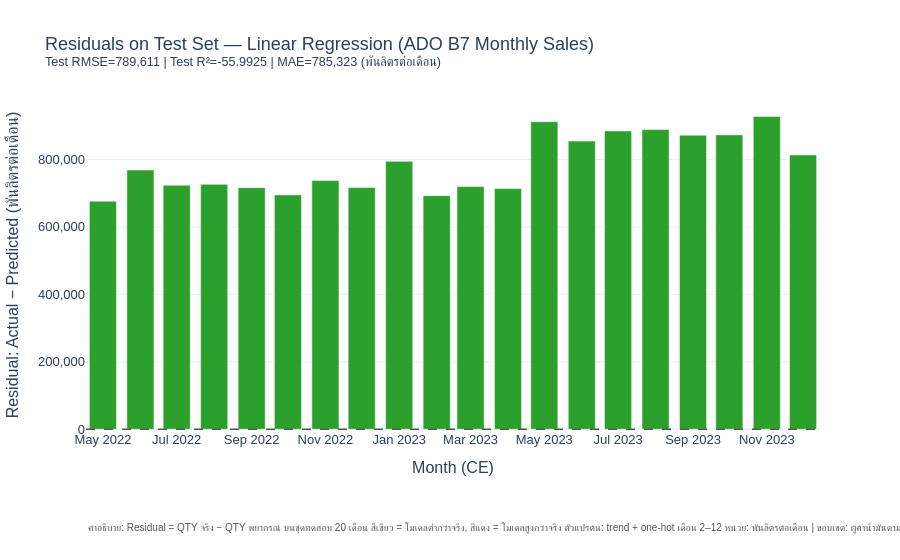

Notebook code cell kept with this figure:
### Markdown cell above
### แผนภาพที่ 2 — ค่าความคลาดเคลื่อนบนชุดทดสอบ (Residuals on Test Set)

แผนภาพแท่งแสดงค่าความต่างระหว่างค่าจริงและค่าพยากรณ์ (Residual = Actual − Predicted) บนชุดทดสอบ 20 เดือน
สีเขียวหมายถึงโมเดลพยากรณ์ต่ำกว่าความเป็นจริง สีแดงหมายถึงโมเดลพยากรณ์สูงกว่าความเป็นจริง
ช่วยประเมินทิศทางและขนาดของข้อผิดพลาดในแต่ละเดือน

### Code cell
residuals_test = y_test - y_pred_test
date_labels    = [pd.Timestamp(d).strftime('%Y-%m') for d in dates_test]
bar_colors     = ['#2ca02c' if r >= 0 else '#d62728' for r in residuals_test]

fig2 = go.Figure()

fig2.add_trace(go.Bar(
    x=date_labels,
    y=residuals_test,
    marker_color=bar_colors,
    name='Residual',
    hovertemplate='Month: %{x}<br>Residual: %{y:,.0f}<extra></extra>'
))

fig2.add_hline(
    y=0,
    line_width=1.5, line_dash='dash', line_color='#555555'
)

mae_test = np.mean(np.abs(residuals_test))

fig2.update_layout(
    title=(
        f'Residuals on Test Set — Linear Regression (ADO B7 Monthly Sales)<br>'
        f'<sup>Test RMSE={rmse_test:,.0f} | Test R²={r2_test:.4f} | '
        f'MAE={mae_test:,.0f} ({UNIT_LABEL})</sup>'
    ),
    xaxis_title='Month (CE)',
    yaxis_title=f'Residual: Actual − Predicted ({UNIT_LABEL})',
    template=TEMPLATE,
    font=dict(family=FONT_FAMILY, size=13),
    showlegend=False,
    hovermode='x unified',
    yaxis=dict(tickformat=',.0f'),
    margin=dict(t=100, b=130)
)

fig2.add_annotation(
    xref='paper', yref='paper', x=0, y=-0.32,
    text=(
        f'คำอธิบาย: Residual = QTY จริง − QTY พยากรณ์ บนชุดทดสอบ {N_TEST} เดือน '
        f'สีเขียว = โมเดลต่ำกว่าจริง, สีแดง = โมเดลสูงกว่าจริง '
        f'ตัวแปรต้น: trend + one-hot เดือน 2–12 '
        f'หน่วย: {UNIT_LABEL} | ขอบเขต: ผู้ค้าน้ำมันตามมาตรา 7 | ที่มา: กรมธุรกิจพลังงาน'
    ),
    showarrow=False,
    font=dict(size=10, color='#555555'),
    align='left'
)

fig2.show()

### Figure 1 — Plotly figure (JSON) as saved in the notebook; plotly's stock layout.template omitted (floating-point values rounded to 4 significant figures)
{"data": [{"hovertemplate": "Month: %{x}<br>Residual: %{y:,.0f}<extra></extra>", "marker": {"color": ["#2ca02c", "#2ca02c", "#2ca02c", "#2ca02c", "#2ca02c", "#2ca02c", "#2ca02c", "#2ca02c", "#2ca02c", "#2ca02c", "#2ca02c", "#2ca02c", "#2ca02c", "#2ca02c", "#2ca02c", "#2ca02c", "#2ca02c", "#2ca02c", "#2ca02c", "#2ca02c"]}, "name": "Residual", "type": "bar", "x": ["2022-05", "2022-06", "2022-07", "2022-08", "2022-09", "2022-10", "2022-11", "2022-12", "2023-01", "2023-02", "2023-03", "2023-04", "2023-05", "2023-06", "2023-07", "2023-08", "2023-09", "2023-10", "2023-11", "2023-12"], "y": [676200.0, 768700.0, 723800.0, 726200.0, 716400.0, 694900.0, 737500.0, 716700.0, 794500.0, 692800.0, 719500.0, 713600.0, 912100.0, 854500.0, 884700.0, 888600.0, 872100.0, 872900.0, 927400.0, 813500.0]}], "layout": {"annotations": [{"align": "left", "font": {"color": "#555555", "size": 10}, "showarrow": false, "text": "คำอธิบาย: Residual = QTY จริง − QTY พยากรณ์ บนชุดทดสอบ 20 เดือน สีเขียว = โมเดลต่ำกว่าจริง, สีแดง = โมเดลสูงกว่าจริง ตัวแปรต้น: trend + one-hot เดือน 2–12 หน่วย: พันลิตรต่อเดือน | ขอบเขต: ผู้ค้าน้ำมันตามมาตรา 7 | ที่มา: กรมธุรกิจพลังงาน", "x": 0, "xref": "paper", "y": -0.32, "yref": "paper"}], "font": {"family": "Sarabun, IBM Plex Sans Thai, sans-serif", "size": 13}, "hovermode": "x unified", "margin": {"b": 130, "t": 100}, "shapes": [{"line": {"color": "#555555", "dash": "dash", "width": 1.5}, "type": "line", "x0": 0, "x1": 1, "xref": "x domain", "y0": 0, "y1": 0, "yref": "y"}], "showlegend": false, "title": {"text": "Residuals on Test Set — Linear Regression (ADO B7 Monthly Sales)<br><sup>Test RMSE=789,611 | Test R²=-55.9925 | MAE=785,323 (พันลิตรต่อเดือน)</sup>"}, "xaxis": {"title": {"text": "Month (CE)"}}, "yaxis": {"tickformat": ",.0f", "title": {"text": "Residual: Actual − Predicted (พันลิตรต่อเดือน)"}}}}
